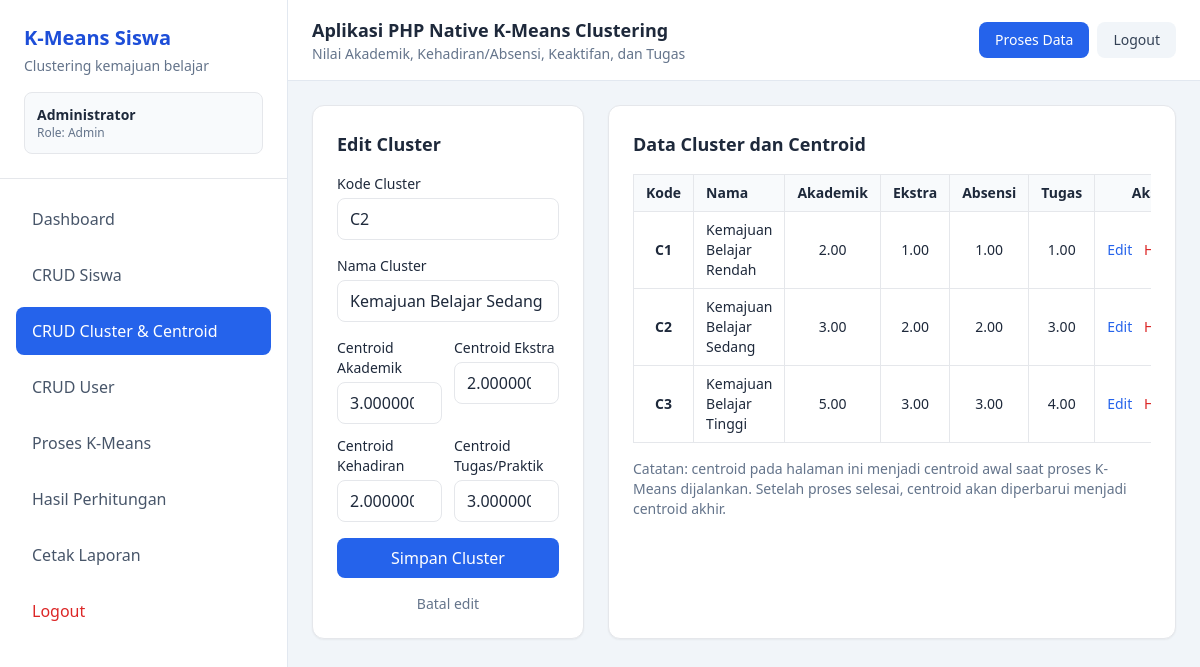
The page /index.php?page=clusters&edit=2 (signed in) on the database its author committed.
### tables this page shows
CREATE TABLE clusters (
    id INT AUTO_INCREMENT PRIMARY KEY,
    kode VARCHAR(10) NOT NULL UNIQUE,
    nama VARCHAR(100) NOT NULL,
    centroid_akademik DECIMAL(12,6) NOT NULL,
    centroid_ekstrakurikuler DECIMAL(12,6) NOT NULL,
    centroid_absensi DECIMAL(12,6) NOT NULL,
    centroid_tugas DECIMAL(12,6) NOT NULL,
    created_at TIMESTAMP DEFAULT CURRENT_TIMESTAMP,
    updated_at TIMESTAMP DEFAULT CURRENT_TIMESTAMP ON UPDATE CURRENT_TIMESTAMP
);

### index.php (called while the page is built, shortened)
<?php
$page = $_GET['page'] ?? (is_logged_in() ? 'dashboard' : 'login');
require_once __DIR__ . '/includes/header.php';
require_once __DIR__ . "/pages/{$page}.php";
require_once __DIR__ . '/includes/footer.php';

### includes/functions.php (called while the page is built, shortened)
<?php
function e($value) {
    return htmlspecialchars((string)$value, ENT_QUOTES, 'UTF-8');
}
function format_number($value, $decimal = 3) {
    return number_format((float)$value, $decimal, '.', '');
}

### pages/clusters.php (the view, shortened to what this page needs)
<?php
$edit = null;
if (isset($_GET['edit'])) {
    $stmt = $pdo->prepare("SELECT * FROM clusters WHERE id = ?");
    $stmt->execute([$_GET['edit']]);
    $edit = $stmt->fetch();
}
$clusters = $pdo->query("SELECT * FROM clusters ORDER BY kode ASC")->fetchAll();
?>
<div class="grid grid-cols-1 lg:grid-cols-3 gap-6">
    <div class="bg-white border rounded-xl shadow-sm p-6">
        <h3 class="font-bold text-lg mb-4"><?= $edit ? 'Edit Cluster' : 'Tambah Cluster' ?></h3>
        <form method="post" action="actions/save_cluster.php" class="space-y-4">
            <div>
                <label class="block text-sm font-medium mb-1">Kode Cluster</label>
                <input type="text" name="kode" placeholder="C1" required value="<?= e($edit['kode'] ?? '') ?>" class="w-full border rounded-lg px-3 py-2">
            </div>
            <div>
                <label class="block text-sm font-medium mb-1">Nama Cluster</label>
                <input type="text" name="nama" placeholder="Penurunan Tinggi" required value="<?= e($edit['nama'] ?? '') ?>" class="w-full border rounded-lg px-3 py-2">
            </div>
            <div class="grid grid-cols-2 gap-3">
                <div>
                    <label class="block text-sm font-medium mb-1">Centroid Akademik</label>
                    <input type="number" step="0.01" name="centroid_akademik" required value="<?= e($edit['centroid_akademik'] ?? '') ?>" class="w-full border rounded-lg px-3 py-2">
                </div>
                <div>
                    <label class="block text-sm font-medium mb-1">Centroid Ekstra</label>
                    <input type="number" step="0.01" name="centroid_ekstrakurikuler" required value="<?= e($edit['centroid_ekstrakurikuler'] ?? '') ?>" class="w-full border rounded-lg px-3 py-2">
                </div>
                <div>
                    <label class="block text-sm font-medium mb-1">Centroid Kehadiran</label>
                    <input type="number" step="0.01" name="centroid_absensi" required value="<?= e($edit['centroid_absensi'] ?? '') ?>" class="w-full border rounded-lg px-3 py-2">
                </div>
                <div>
                    <label class="block text-sm font-medium mb-1">Centroid Tugas/Praktik</label>
                    <input type="number" step="0.01" name="centroid_tugas" required value="<?= e($edit['centroid_tugas'] ?? '') ?>" class="w-full border rounded-lg px-3 py-2">
                </div>
            </div>
            <button class="w-full bg-blue-600 text-white rounded-lg py-2 hover:bg-blue-700">Simpan Cluster</button>
            <?php if ($edit): ?>
                <a href="index.php?page=clusters" class="block text-center text-sm text-slate-500">Batal edit</a>
            <?php endif; ?>
        </form>
    </div>
    <div class="lg:col-span-2 bg-white border rounded-xl shadow-sm p-6">
        <h3 class="font-bold text-lg mb-4">Data Cluster dan Centroid</h3>
        <div class="overflow-x-auto">
            <table class="w-full text-sm border">
                <thead class="bg-slate-50">
                    <tr>
                        <th class="border px-3 py-2">Kode</th>
                        <th class="border px-3 py-2 text-left">Nama</th>
                        <th class="border px-3 py-2">Akademik</th>
                        <th class="border px-3 py-2">Ekstra</th>
                        <th class="border px-3 py-2">Absensi</th>
                        <th class="border px-3 py-2">Tugas</th>
                        <th class="border px-3 py-2">Aksi</th>
                    </tr>
                </thead>
                <tbody>
                <?php foreach ($clusters as $row): ?>
                    <tr class="hover:bg-slate-50">
                        <td class="border px-3 py-2 text-center font-bold"><?= e($row['kode']) ?></td>
                        <td class="border px-3 py-2"><?= e($row['nama']) ?></td>
                        <td class="border px-3 py-2 text-center"><?= format_number($row['centroid_akademik'], 2) ?></td>
                        <td class="border px-3 py-2 text-center"><?= format_number($row['centroid_ekstrakurikuler'], 2) ?></td>
                        <td class="border px-3 py-2 text-center"><?= format_number($row['centroid_absensi'], 2) ?></td>
                        <td class="border px-3 py-2 text-center"><?= format_number($row['centroid_tugas'], 2) ?></td>
                        <td class="border px-3 py-2 text-center whitespace-nowrap">
                            <a href="index.php?page=clusters&edit=<?= e($row['id']) ?>" class="text-blue-600 hover:underline">Edit</a>
                            <a href="actions/delete_cluster.php?id=<?= e($row['id']) ?>" onclick="return confirm('Hapus cluster ini?')" class="text-red-600 hover:underline ml-2">Hapus</a>
                        </td>
                    </tr>
                <?php endforeach; ?>
                </tbody>
            </table>
        </div>
        <p class="text-sm text-slate-500 mt-4">Catatan: centroid pada halaman ini menjadi centroid awal saat proses K-Means dijalankan. Setelah proses selesai, centroid akan diperbarui menjadi centroid akhir.</p>
    </div>
</div>

### rows shown on the page
clusters: kode "C2", nama "Kemajuan Belajar Sedang", centroid_akademik "3.000000", centroid_ekstrakurikuler "2.000000", centroid_absensi "2.000000", centroid_tugas "3.000000", centroid_akademik "3.00", centroid_ekstrakurikuler "2.00", format_number($row['centroid_absensi'], 2) "2.00", centroid_tugas "3.00"
clusters: kode "C1", nama "Kemajuan Belajar Rendah", centroid_akademik "2.00", centroid_ekstrakurikuler "1.00", format_number($row['centroid_absensi'], 2) "1.00", format_number($row['centroid_tugas'], 2) "1.00"
clusters: kode "C3", nama "Kemajuan Belajar Tinggi", centroid_akademik "5.00", centroid_ekstrakurikuler "3.00", format_number($row['centroid_absensi'], 2) "3.00", centroid_tugas "4.00"

### other values the page prints
$user['nama'] "Administrator"
$user['role'] "Admin"
